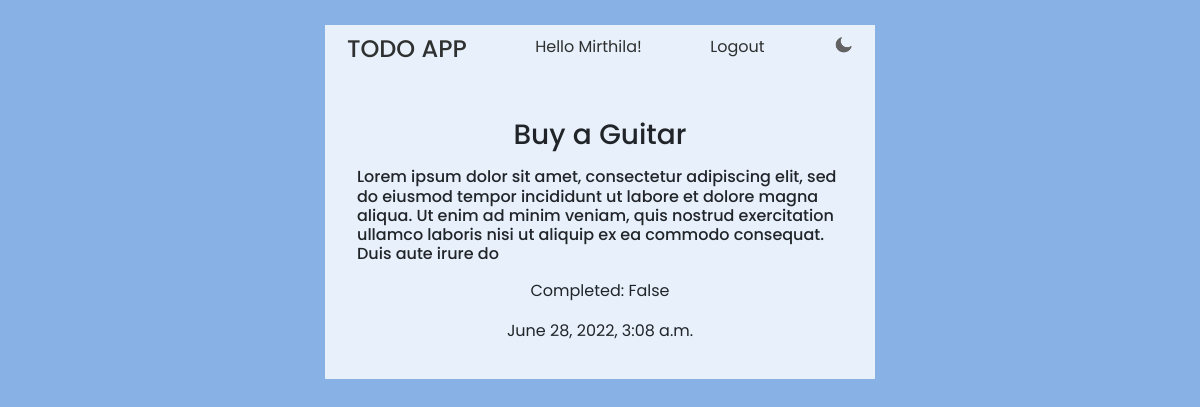
The app's page /task_detail/18/ (signed in) with its own data.
### base/models.py (models this page shows, shortened)
class Task(models.Model):
    user = models.ForeignKey(User, on_delete=models.CASCADE)
    title = models.CharField(max_length=50)
    description = models.TextField(max_length=250)
    completed = models.BooleanField(default=False)
    created = models.DateTimeField(auto_now_add=True)
    class Meta:
        ordering = ['completed', '-created']

### base/views.py (the view)
# urls.py: path('task_detail/<int:pk>/', TaskDetail.as_view(), name='task_detail'),
class TaskDetail(LoginRequiredMixin, DetailView):
    model = Task
    context_object_name = 'task'
    template_name = 'base/task.html'

### base/templates/base/task.html
{% extends 'base/base.html' %}
{% block content %}
    <div class="section">
        <p><h3 class="text-center">{{task.title}}</h3></p>
        <p><h6 class="text-justify">{{task.description}}</h6></p>
        <p class="text-center">Completed: {{task.completed}}</p>
        <p class="text-center">{{task.created}}</p>
    </div>
{% endblock %}

### base/templates/base/base.html (shortened to what this page needs)
{% load static %}
<!DOCTYPE html>
<html lang="en">
<head>
    <link href="https://cdn.jsdelivr.net/npm/bootstrap@5.0.2/dist/css/bootstrap.min.css" rel="stylesheet">
    <link rel="stylesheet" href="https://cdn.jsdelivr.net/npm/bootstrap-icons@1.3.0/font/bootstrap-icons.css">
    <link rel="stylesheet" href="{% static 'style.css' %}">
</head>
<body>
    <div class="container">
        <div class="header">
            <a href="{% url 'task_list' %}"><h4 class="todo">TODO APP</h4></a>
            {% if request.user.is_authenticated %}
                <span class="todo">Hello {{request.user.first_name}}!</span>
                    <a href="{% url 'logout' %}" class="todo">Logout</a>
            {% else %}
                <a href="{% url 'login' %}" class="todo">Login</a>
                <a href="{% url 'register' %}" class="todo">Register</a>
            {% endif %}
            <img src="{% static 'images/moon.png' %}" id="icon">
        </div>
            {% block content %}
            {% endblock %}
    </div>
</body>
</html>

### base/static/style.css (style rules this page uses)
:root { --primary-color: #88B2E6; --secondary-color: #e7f0fb; --task-color: #001A2B; --todo-color: #2f3030; --maintitle-color: #000000; }
body { background-color: var(--primary-color); font-family: 'Poppins'; padding-top: 25px; }
a { text-decoration: none; }
.todo { color: var(--todo-color); }
.container { max-width: 550px; margin: auto; background-color: var(--secondary-color); }
.header { display: flex; justify-content: space-between; padding: 10px; }
.section { padding: 20px; }
#icon { width: 20px; height: 20px; cursor: pointer; }

### records on screen
Task: title "Buy a Guitar", description "Lorem ipsum dolor sit amet, consectetur adipiscing elit, sed do eiusmod tempor incididunt ut labore et dolore magna aliqua. Ut enim ad minim veniam, quis nostrud exercitation ullamco laboris nisi ut aliquip ex ea commodo consequat. Duis aute irure do", completed "False", created "June 28, 2022, 3:08 a.m."

### other values on screen
{{ request.user.first_name }} "Mirthila"
